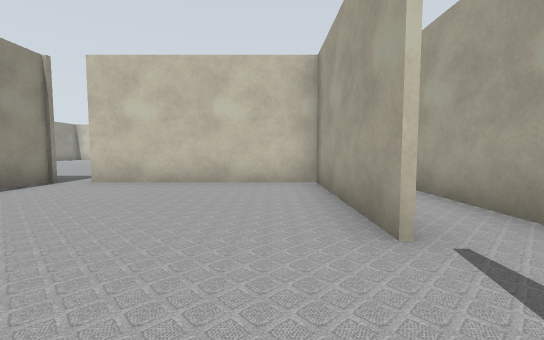
View 1 (above)

24 first-person views from a walk through a world built for the Gazebo simulator. The camera is 0.72 m above the floor, tilts 4° down and sees 90° across. The lines on the ground mark 1 m squares. The floor is counted in squares, 1 m on a side. Each view is taken from the middle of a square. On the plan, view 1 faces up. The plan holds only what a view shows up to about 9 squares ahead; the rest is blank. The place goes on beyond the plan. The robots in the file are not drawn.

View 2
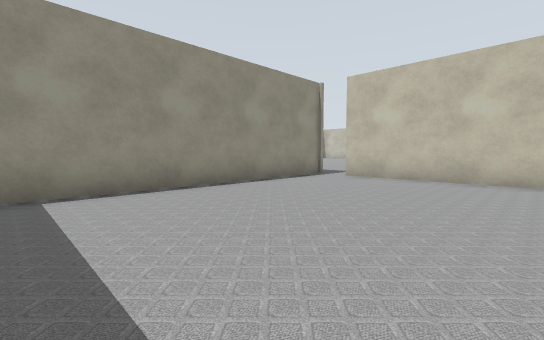

View 3
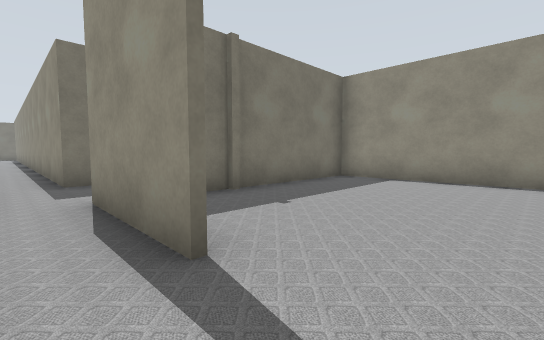

View 4
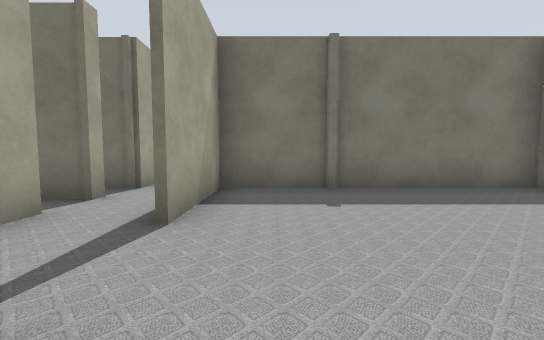

View 5
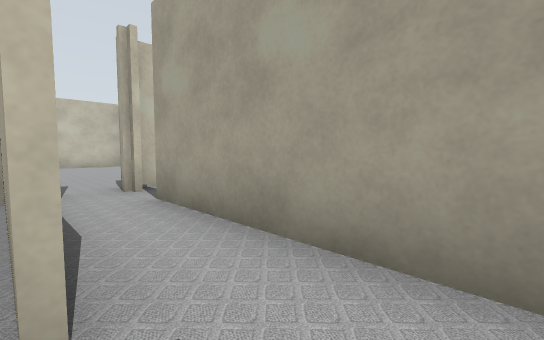

View 6
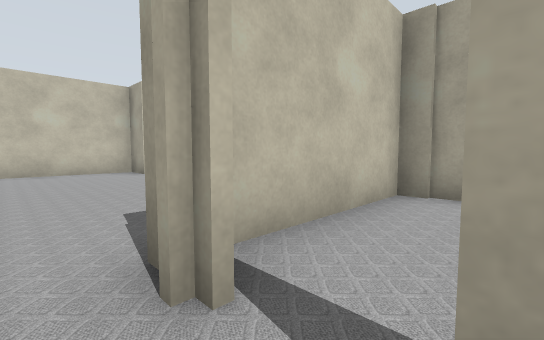

View 7
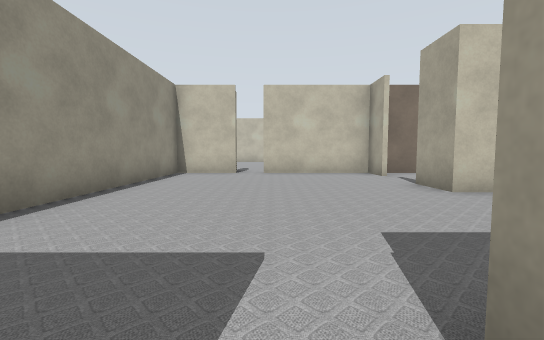

View 8
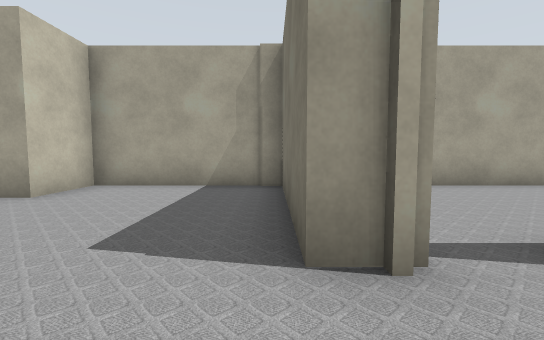

View 9
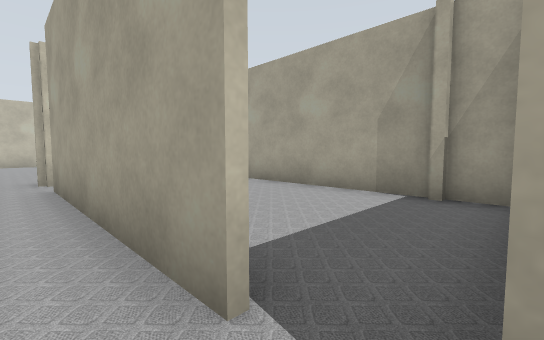

View 10
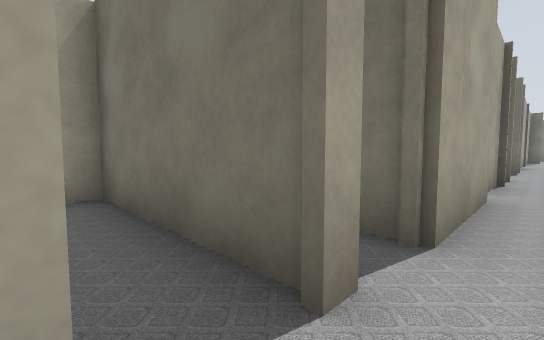

View 11
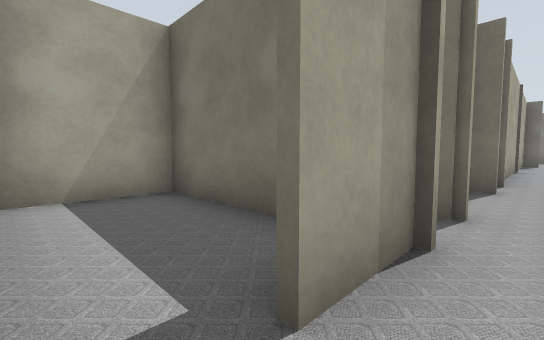

View 12
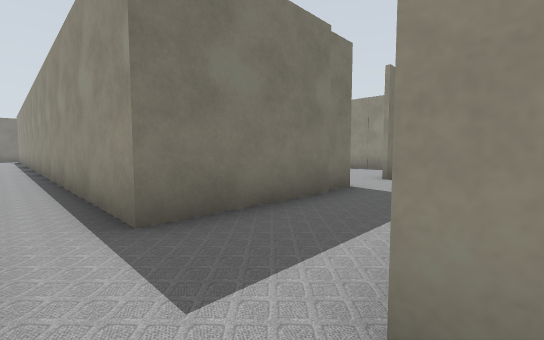

View 13
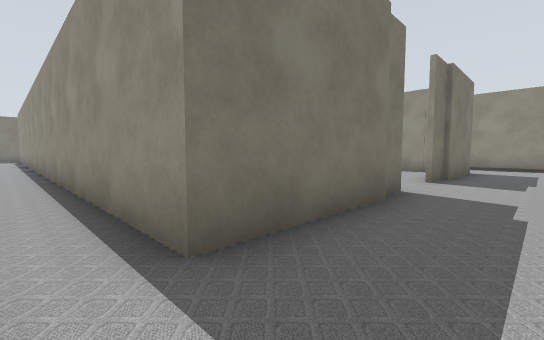

View 14
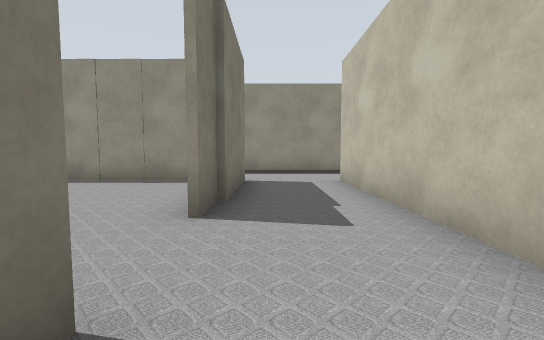

View 15
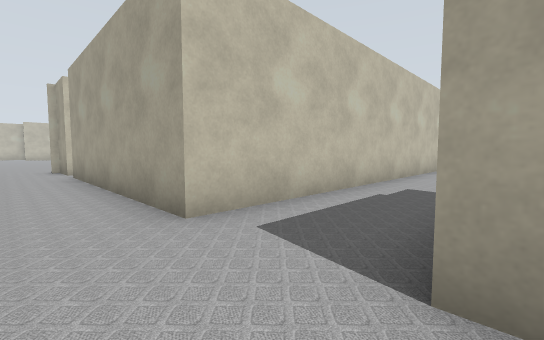

View 16
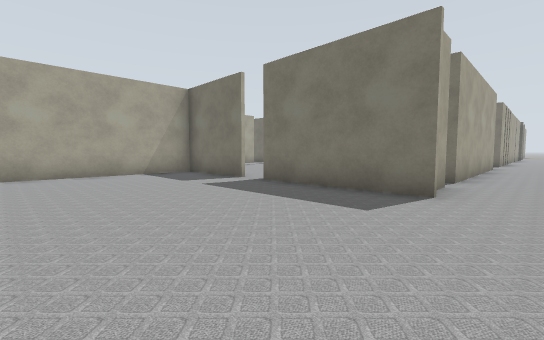

View 17
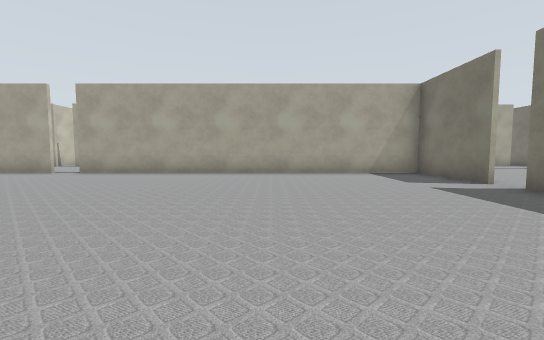

View 18
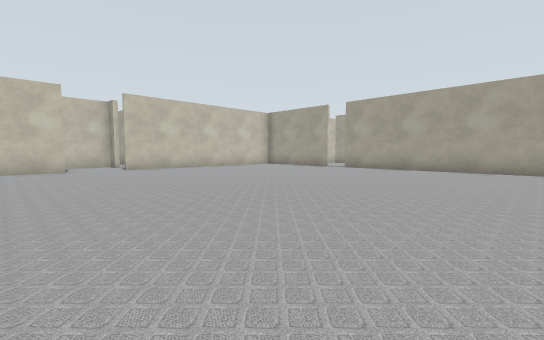

View 19
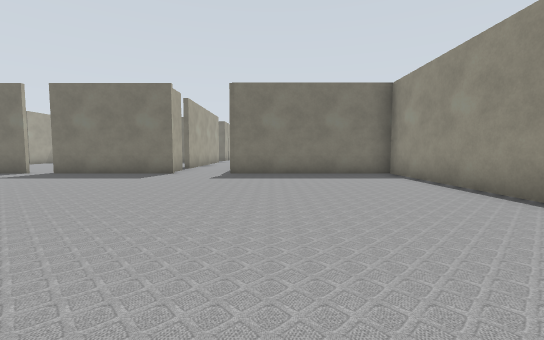

View 20
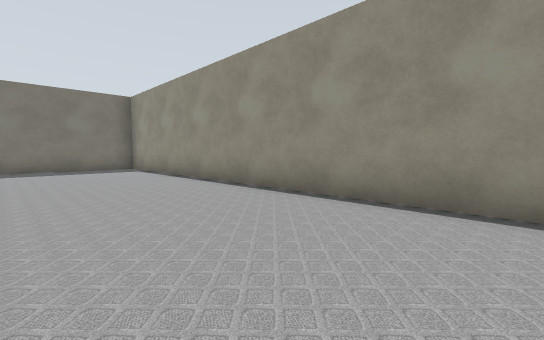

View 21
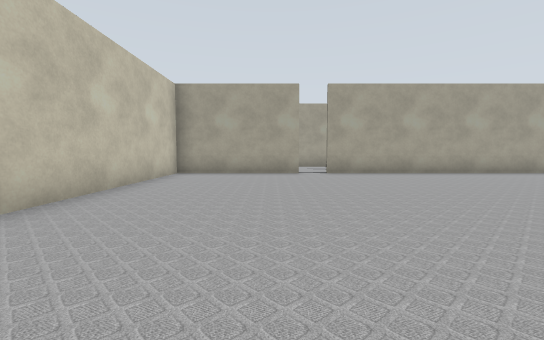

View 22
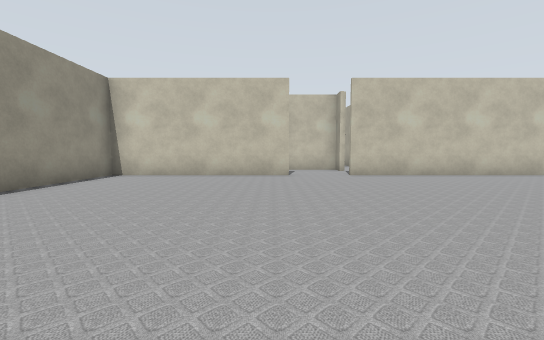

View 23
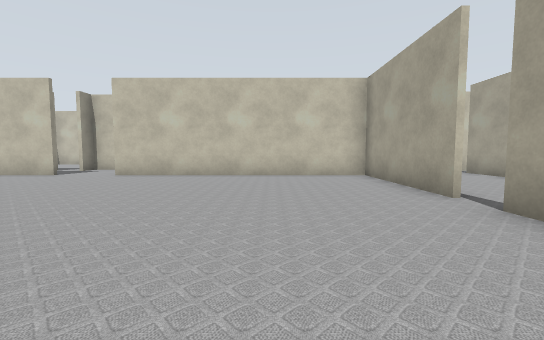

View 24
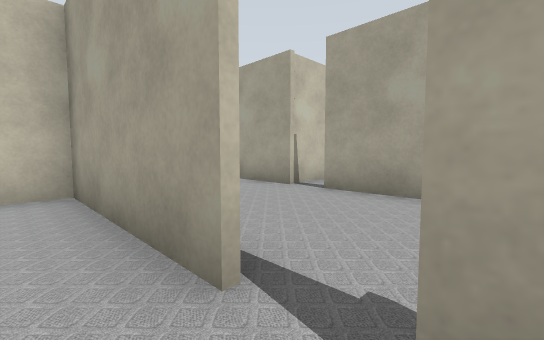

### Floor plan
Points are (right, up) in squares from view 1. A wall is a line through its corners. A room is listed if a view was taken in it or the views show most of it. See-through windows are left out.
Room 1 (views 1, 2, 4)
walls: (1, 2.1) (1, 6.2); (-5.1, 6.3) (-5.1, -2.2) (1, -2.2) (1, 0.5); (1.8, 6.2) (-4.1, 6.2)
ways out: opening at (1, 1.5) to room 2; gap at (-4, 6) to room 3
Room 2 (views 3, 5, 6, 7, 8, 9, 10, 12)
walls: (2.6, 6) (2.6, 6.8) (6.2, 6.8); (6.7, 7) (6.7, 10.7) (5.2, 10.7) (5.2, 12); (5.2, 13.8) (5.2, 14.9) (1.8, 14.9); (0.9, 14.9) (-1.1, 14.9) (-1.1, 9); (1.1, 0.5) (1.1, -2.4); (2.6, -0.1) (2.6, 5.1); (2.6, -1.4) (2.6, -1.1)
ways out: opening at (1, 1.5) to room 1; opening at (2, -2) to room 3; gap at (3, 0) to room 4; gap at (3, 5) to room 4; opening at (5, 12.5); gap at (2, 15)
Room 3 (views 11, 13, 14, 15, 16, 17, 18, 19, 20, 21, 22, 23, 24)
walls: (-8.9, 6.3) (-5.1, 6.3); (-8.6, 4.8) (-8.6, 6.2); (-4.2, 6.3) (-1.2, 6.3) (-1.2, 17.2); (-1.2, 18.1) (-1.2, 22.1) (-8.8, 22.1); (-10.8, -1.8) (-10.8, -4.9); (-10.4, 22.1) (-15.8, 22.1) (-15.8, 6.3) (-10.6, 6.3); (0.2, -2.3) (-8.6, -2.3) (-8.6, 4); (-8.6, -5.1) (-8.6, -4.7) (-4.9, -4.7); (-3.1, -4.7) (1.1, -4.7) (1.1, -15); (2.6, -4.9) (2.6, -2.2); (2.6, -7.4) (2.6, -5.8); (2.6, -17.1) (2.6, -13.6)
ways out: gap at (-4, 6) to room 1; opening at (2, -2) to room 2; opening at (-9.5, -5.5); opening at (-4, -5); gap at (-8, 5); gap at (-1, 17.5); gap at (3, -17); gap at (3, -12); gap at (3, -6)
Room 4 (no view inside)
walls: (6.6, 6.7) (2.6, 6.7); (2.6, -1.1) (6.7, -1.1) (6.7, 7)
ways out: gap at (3, 0) to room 2; gap at (3, 5) to room 2

Where each view was taken, in squares from view 1:
view 1: 0 up, 0 right, facing up
view 2: 1 down, 0 right, facing up-left
view 3: 2 up, 2 right, facing down-left
view 4: 3 up, 0 right, facing down
view 5: 1 up, 1 right, facing up-right
view 6: 5 up, 2 right, facing up-right
view 7: 6 up, 2 right, facing up
view 8: 7 up, 1 right, facing right
view 9: 1 down, 2 right, facing up-right
view 10: 0 up, 2 right, facing down-right
view 11: 5 down, 2 right, facing down-right
view 12: 2 down, 2 right, facing down-left
view 13: 3 down, 2 right, facing down-left
view 14: 4 down, 2 left, facing left
view 15: 5 down, 10 left, facing up-right
view 16: 11 up, 10 left, facing down-right
view 17: 11 up, 10 left, facing right
view 18: 11 up, 12 left, facing up-right
view 19: 15 up, 12 left, facing down
view 20: 18 up, 12 left, facing down-left
view 21: 19 up, 10 left, facing right
view 22: 14 up, 11 left, facing up
view 23: 14 up, 4 left, facing up
view 24: 17 up, 2 left, facing up-right
